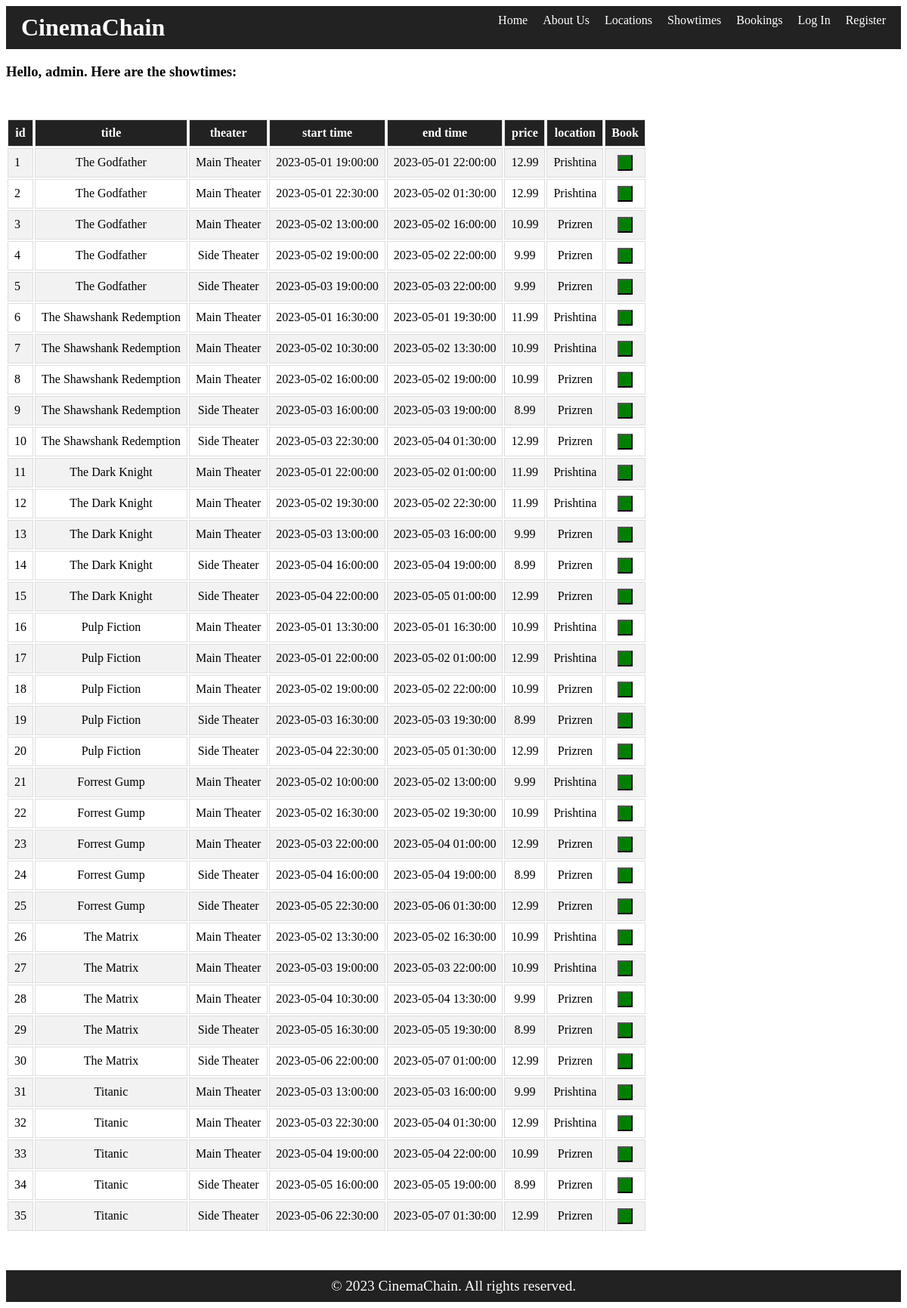
Screenshot of /loggedInPage.php (signed in) with the database file from the repository.
### tables this page shows
CREATE TABLE showtimes (
  id INT NOT NULL AUTO_INCREMENT,
  title VARCHAR(255) NOT NULL,
  theater VARCHAR(255) NOT NULL,
  start_time DATETIME NOT NULL,
  end_time DATETIME NOT NULL,
  price DECIMAL(6,2) NOT NULL,
  location VARCHAR(255) NOT NULL,
  PRIMARY KEY (id),
  FOREIGN KEY (title) REFERENCES films(title),
  FOREIGN KEY (location) REFERENCES cinema_locations(location)
);

### loggedInPage.php (the view, shortened to what this page needs)
<!DOCTYPE html>
<html lang="en">
<head>
<title>Booking System</title></head>
<link rel="stylesheet" type="text/css" href="style.css">
<body>
<?php
$database = mysqli_connect("localhost", "root", "", "cinema");
echo "<h3> Hello, ". $_SESSION['loginName']. ".  Here are the showtimes: </h3>";
$sql = "SELECT * FROM showtimes";
if($result = mysqli_query($database, $sql)){
    if(mysqli_num_rows($result) > 0){
echo "<table class = 'showtimes'>";
echo "<tr><th>id</th><th>title</th><th>theater</th><th>start time</th><th>end time</th><th>price</th><th>location</th><th>Book</th></tr>";
while($row = mysqli_fetch_array($result)){
    $id_number = $row['id'];
    echo "<td>" . $row['id'] . "</td>";
    echo "<td>" . $row['title'] . "</td>";
    echo "<td>" . $row['theater'] . "</td>";
    echo "<td>" . $row['start_time'] . "</td>";
    echo "<td>" . $row['end_time'] . "</td>";
    echo "<td>" . $row['price'] . "</td>";
    echo "<td>" . $row['location'] . "</td>";
    echo "<td><form method = 'POST' action = 'BookingProcessing.php'><input style = 'color:green;background-color:green; max-width:20px;'  type='submit' name ='add' value='$id_number'/></form></td>";
    }
echo "</table>";
    }
    else{
        echo "No records matching your query were found.";
        }
        } else{
        echo "ERROR: Could not able to execute $sql. " . mysqli_error($link);
        }
?>
</body>
</html>

### style.css (style rules this page uses)
header { background-color: #222; color: #fff; display: flex; justify-content: space-between; padding: 10px 20px; }
h1 { font-size: 2em; margin: 0; }
nav ul { display: flex; list-style: none; margin: 0; padding: 0; }
nav li { margin-left: 20px; }
nav li:first-child { margin-left: 0; }
nav a { color: #fff; text-decoration: none; transition: all 0.2s ease-in-out; }
p { font-size: 1.2em; text-align: center; margin: 20px 0; }
.showtimes { margin: 50px 0; }
.showtimes th, .showtimes td { border: 1px solid #ddd; padding: 8px; text-align: center; }
.showtimes th { background-color: #222; color: #fff; }
.showtimes td:first-child { text-align: left; }
footer { background-color: #222; color: #fff; padding: 10px 20px; text-align: center; }
footer p { margin: 0; font-size: 1.2em; }

### rows the page displays
showtimes: id "1", title "The Godfather", theater "Main Theater", start_time "2023-05-01 19:00:00", end_time "2023-05-01 22:00:00", price "12.99", location "Prishtina", add "1"
showtimes: id "2", title "The Godfather", theater "Main Theater", start_time "2023-05-01 22:30:00", end_time "2023-05-02 01:30:00", price "12.99", location "Prishtina", add "2"
showtimes: id "3", title "The Godfather", theater "Main Theater", start_time "2023-05-02 13:00:00", end_time "2023-05-02 16:00:00", price "10.99", location "Prizren", add "3"
showtimes: id "4", title "The Godfather", theater "Side Theater", start_time "2023-05-02 19:00:00", end_time "2023-05-02 22:00:00", price "9.99", location "Prizren", add "4"
showtimes: id "5", title "The Godfather", theater "Side Theater", start_time "2023-05-03 19:00:00", end_time "2023-05-03 22:00:00", price "9.99", location "Prizren", add "5"
showtimes: id "6", title "The Shawshank Redemption", theater "Main Theater", start_time "2023-05-01 16:30:00", end_time "2023-05-01 19:30:00", price "11.99", location "Prishtina", add "6"
showtimes: id "7", title "The Shawshank Redemption", theater "Main Theater", start_time "2023-05-02 10:30:00", end_time "2023-05-02 13:30:00", price "10.99", location "Prishtina", add "7"
showtimes: id "8", title "The Shawshank Redemption", theater "Main Theater", start_time "2023-05-02 16:00:00", end_time "2023-05-02 19:00:00", price "10.99", location "Prizren", add "8"
showtimes: id "9", title "The Shawshank Redemption", theater "Side Theater", start_time "2023-05-03 16:00:00", end_time "2023-05-03 19:00:00", price "8.99", location "Prizren", add "9"
showtimes: id "10", title "The Shawshank Redemption", theater "Side Theater", start_time "2023-05-03 22:30:00", end_time "2023-05-04 01:30:00", price "12.99", location "Prizren", add "10"
showtimes: id "11", title "The Dark Knight", theater "Main Theater", start_time "2023-05-01 22:00:00", end_time "2023-05-02 01:00:00", price "11.99", location "Prishtina", add "11"
showtimes: id "12", title "The Dark Knight", theater "Main Theater", start_time "2023-05-02 19:30:00", end_time "2023-05-02 22:30:00", price "11.99", location "Prishtina", add "12"
showtimes: id "13", title "The Dark Knight", theater "Main Theater", start_time "2023-05-03 13:00:00", end_time "2023-05-03 16:00:00", price "9.99", location "Prizren", add "13"
showtimes: id "14", title "The Dark Knight", theater "Side Theater", start_time "2023-05-04 16:00:00", end_time "2023-05-04 19:00:00", price "8.99", location "Prizren", add "14"
showtimes: id "15", title "The Dark Knight", theater "Side Theater", start_time "2023-05-04 22:00:00", end_time "2023-05-05 01:00:00", price "12.99", location "Prizren", add "15"
showtimes: id "16", title "Pulp Fiction", theater "Main Theater", start_time "2023-05-01 13:30:00", end_time "2023-05-01 16:30:00", price "10.99", location "Prishtina", add "16"
showtimes: id "17", title "Pulp Fiction", theater "Main Theater", start_time "2023-05-01 22:00:00", end_time "2023-05-02 01:00:00", price "12.99", location "Prishtina", add "17"
showtimes: id "18", title "Pulp Fiction", theater "Main Theater", start_time "2023-05-02 19:00:00", end_time "2023-05-02 22:00:00", price "10.99", location "Prizren", add "18"
showtimes: id "19", title "Pulp Fiction", theater "Side Theater", start_time "2023-05-03 16:30:00", end_time "2023-05-03 19:30:00", price "8.99", location "Prizren", add "19"
showtimes: id "20", title "Pulp Fiction", theater "Side Theater", start_time "2023-05-04 22:30:00", end_time "2023-05-05 01:30:00", price "12.99", location "Prizren", add "20"
showtimes: id "21", title "Forrest Gump", theater "Main Theater", start_time "2023-05-02 10:00:00", end_time "2023-05-02 13:00:00", price "9.99", location "Prishtina", add "21"
showtimes: id "22", title "Forrest Gump", theater "Main Theater", start_time "2023-05-02 16:30:00", end_time "2023-05-02 19:30:00", price "10.99", location "Prishtina", add "22"
showtimes: id "23", title "Forrest Gump", theater "Main Theater", start_time "2023-05-03 22:00:00", end_time "2023-05-04 01:00:00", price "12.99", location "Prizren", add "23"
showtimes: id "24", title "Forrest Gump", theater "Side Theater", start_time "2023-05-04 16:00:00", end_time "2023-05-04 19:00:00", price "8.99", location "Prizren", add "24"
showtimes: id "25", title "Forrest Gump", theater "Side Theater", start_time "2023-05-05 22:30:00", end_time "2023-05-06 01:30:00", price "12.99", location "Prizren", add "25"
showtimes: id "26", title "The Matrix", theater "Main Theater", start_time "2023-05-02 13:30:00", end_time "2023-05-02 16:30:00", price "10.99", location "Prishtina", add "26"
showtimes: id "27", title "The Matrix", theater "Main Theater", start_time "2023-05-03 19:00:00", end_time "2023-05-03 22:00:00", price "10.99", location "Prishtina", add "27"
showtimes: id "28", title "The Matrix", theater "Main Theater", start_time "2023-05-04 10:30:00", end_time "2023-05-04 13:30:00", price "9.99", location "Prizren", add "28"
showtimes: id "29", title "The Matrix", theater "Side Theater", start_time "2023-05-05 16:30:00", end_time "2023-05-05 19:30:00", price "8.99", location "Prizren", add "29"
showtimes: id "30", title "The Matrix", theater "Side Theater", start_time "2023-05-06 22:00:00", end_time "2023-05-07 01:00:00", price "12.99", location "Prizren", add "30"
showtimes: id "31", title "Titanic", theater "Main Theater", start_time "2023-05-03 13:00:00", end_time "2023-05-03 16:00:00", price "9.99", location "Prishtina", add "31"
showtimes: id "32", title "Titanic", theater "Main Theater", start_time "2023-05-03 22:30:00", end_time "2023-05-04 01:30:00", price "12.99", location "Prishtina", add "32"
showtimes: id "33", title "Titanic", theater "Main Theater", start_time "2023-05-04 19:00:00", end_time "2023-05-04 22:00:00", price "10.99", location "Prizren", add "33"
showtimes: id "34", title "Titanic", theater "Side Theater", start_time "2023-05-05 16:00:00", end_time "2023-05-05 19:00:00", price "8.99", location "Prizren", add "34"
showtimes: id "35", title "Titanic", theater "Side Theater", start_time "2023-05-06 22:30:00", end_time "2023-05-07 01:30:00", price "12.99", location "Prizren", add "35"

### other values shown
$_SESSION['loginName'] "admin"
